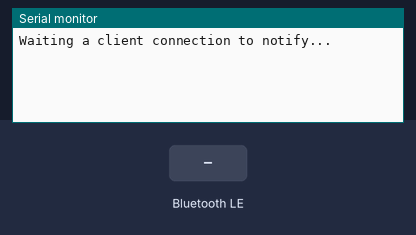
The sketch below on a simulated ESP32. Shown: the last lines printed to the serial monitor. The test bench sets the inputs (shaded band). Random numbers use the default seed unless the sketch sets one; nothing arrives over Bluetooth unless stated; a phone connects over Bluetooth LE 3 s after start.

Above: at 1.2 s.
1.3 s: Bluetooth LE write "1" received
At 2.3 s:
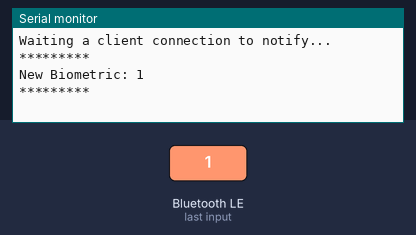
2.8 s: Bluetooth LE write "2" received
At 3.11 s:
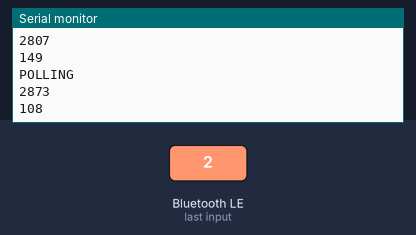
4.5 s: Bluetooth LE write "1" received
At 5.6 s:
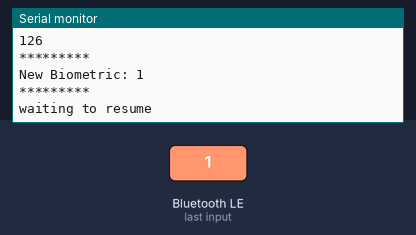
7.5 s: Bluetooth LE write "0" received
At 8.3 s:
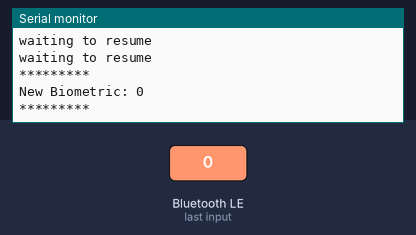
Timing chart, 0 to 10.0 s (numbered marks = the images above; inputs shaded):
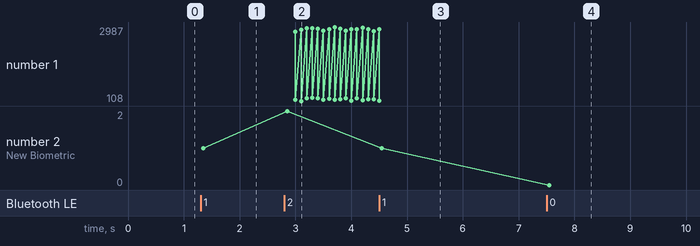

Measured:
- after the input at 1.3 s, the serial monitor: prints a new line after 0.05 s (image 1)
- after the input at 2.8 s, the serial monitor: prints a new line after 0.05 s (image 2)
- after the input at 7.5 s, the serial monitor: prints a new line after 0.05 s (image 4)
- plotted number 2: 1 → 2 after the input at 2.8 s, 1 → 0 after the input at 7.5 s

The sketch:

BLE_mock.ino
```cpp
/*
 * Connects to a device via bluetooth and sends three mock values that represent BPM, IBI, and EDA
 * BLE_sensors should poll the actual sensors and send the real data via bluetooth
*/

#include <BLEDevice.h>
#include <BLEServer.h>
#include <BLEUtils.h>
#include <BLE2902.h>

BLEServer* pServer = NULL;
BLECharacteristic* pCharacteristic_HR = NULL;
BLECharacteristic* pCharacteristic_EDA = NULL;
BLECharacteristic* pCharacteristic_PAUSE = NULL;

bool deviceConnected = false;
bool oldDeviceConnected = false;
bool pausePolling = false;

// Mock values to send over BLE
uint32_t HR = 2800;
uint32_t EDA = 100;

uint32_t samples = 0;

// See the following for generating UUIDs:
// https://www.uuidgenerator.net/

#define BIOMETRICS_SERVICE_UUID        "4fafc201-1fb5-459e-8fcc-c5c9c331914b"
#define CHARACTERISTIC_UUID_HR "beb5483e-36e1-4688-b7f5-ea07361b26a8"
#define CHARACTERISTIC_UUID_EDA "58260ca5-a468-496a-8f8c-ad30a21ba7cf"
#define CHARACTERISTIC_UUID_PAUSE "885bccf9-007a-4050-aa92-a9da38199deb"

class MyServerCallbacks: public BLEServerCallbacks {
    void onConnect(BLEServer* pServer) {
      deviceConnected = true;
      BLEDevice::startAdvertising();
    };

    void onDisconnect(BLEServer* pServer) {
      deviceConnected = false;
    }
};

class BiometricsCallbacks: public BLECharacteristicCallbacks {
  void onWrite(BLECharacteristic *pCharacteristic) {
    std::string value = pCharacteristic->getValue();
    if (value.length() > 0) {
        Serial.println("*********");
        Serial.print("New Biometric: ");
        for (int i = 0; i < value.length(); i++){
          Serial.print(value[i]);
          if (value[i] == '1'){ //pause polling
            pausePolling = true;
          } else if (value[i] == '2'){ //unpause polling
            pausePolling = false;
          }
//          else if (value[i] == '3') { //pause polling and start BLS
//            Serial.print("paused and bls");
//            pausePolling = true;
//            BLS_on = true;
//            pCharacteristic_BLS->setValue("y");
//            pCharacteristic_BLS->notify();
//          } else if (value[i] == '4') { //pause BLS start polling
//            Serial.print("paused and no bls");
//            pausePolling = false;
//            BLS_on = false;
//            pCharacteristic_BLS->setValue("n");
//            pCharacteristic_BLS->notify();
//
//          }
        }

        Serial.println();
        Serial.println("*********");
      }
  }
};

void setup() {
  Serial.begin(115200);

  // Create the BLE Device
  BLEDevice::init("Grounded_wearable_1");

  // Create the BLE Server
  pServer = BLEDevice::createServer();
  pServer->setCallbacks(new MyServerCallbacks());

  // Create the BLE Service
  BLEService *pService_Biometrics = pServer->createService(BIOMETRICS_SERVICE_UUID);


  // Create BLE Characteristics
  pCharacteristic_HR = pService_Biometrics->createCharacteristic(
                      CHARACTERISTIC_UUID_HR,
                      BLECharacteristic::PROPERTY_READ   |
                      BLECharacteristic::PROPERTY_NOTIFY
                    );

  pCharacteristic_EDA = pService_Biometrics->createCharacteristic(
                      CHARACTERISTIC_UUID_EDA,
                      BLECharacteristic::PROPERTY_READ   |
                      BLECharacteristic::PROPERTY_NOTIFY
                    );
  pCharacteristic_PAUSE = pService_Biometrics->createCharacteristic(
                      CHARACTERISTIC_UUID_PAUSE,
                      BLECharacteristic::PROPERTY_READ   |
                      BLECharacteristic::PROPERTY_WRITE
                    );
pCharacteristic_PAUSE->setCallbacks(new BiometricsCallbacks());

  // https://www.bluetooth.com/specifications/gatt/viewer?attributeXmlFile=org.bluetooth.descriptor.gatt.client_characteristic_configuration.xml
  // Create BLE Descriptors
  pCharacteristic_HR->addDescriptor(new BLE2902());
  pCharacteristic_EDA->addDescriptor(new BLE2902());
  pCharacteristic_PAUSE->addDescriptor(new BLE2902());

  // Start the service
  pService_Biometrics->start();

  // Start advertising
  BLEAdvertising *pAdvertising = BLEDevice::getAdvertising();
  pAdvertising->addServiceUUID(BIOMETRICS_SERVICE_UUID);
  pAdvertising->setScanResponse(false);
  pAdvertising->setMinPreferred(0x0);  // set value to 0x00 to not advertise this parameter
  BLEDevice::startAdvertising();
  Serial.println("Waiting a client connection to notify...");

 }

int newNumber(int old_value, int minimum, int maximum) {
  int dif = random(minimum, maximum);
  return dif;
  }

void loop() {
    // notify changed value
    if (deviceConnected) {
      if(!pausePolling) {
        Serial.println("POLLING");
        pCharacteristic_HR->setValue((uint8_t*)&HR, 4);
        pCharacteristic_EDA->setValue((uint8_t*)&EDA, 4);
        pCharacteristic_HR->notify();
        pCharacteristic_EDA->notify();
        HR = random(2800, 3000);
        EDA = random(100, 250);
        Serial.println(HR);
        Serial.println(EDA);
        samples++;
        delay(100); // bluetooth stack will go into congestion, if too many packets are sent, in 6 hours test i was able to go as low as 3ms
 }
//else if(BLS_on) {
//        Serial.println("BLS ON");
//        analogWriteFrequency(15,frequency); //start
//        analogWrite(15, 266, 1023);
//        delay(1500);  // delay one second
//
//        analogWriteFrequency(15,frequency); //stop
//        analogWrite(15, 0, 1023);
//        delay(2000); //wait 50 seconds.
//
//        } else if (!BLS_on) { //ensure motors are off
//          Serial.println("BLS OFF");
//          analogWriteFrequency(15,frequency); //stop
//        analogWrite(15, 0, 1023);
//
//        }
else {
        Serial.println("waiting to resume");
        delay(2000);
        }
    }
    // disconnecting
    if (!deviceConnected && oldDeviceConnected) {
        delay(500); // give the bluetooth stack the chance to get things ready
        pServer->startAdvertising(); // restart advertising
        pausePolling = false;
        Serial.println("start advertising");
        oldDeviceConnected = deviceConnected;
    }
    // connecting
    if (deviceConnected && !oldDeviceConnected) {
        // do stuff here on connecting
        pausePolling = false;
        oldDeviceConnected = deviceConnected;
    }
}
```
